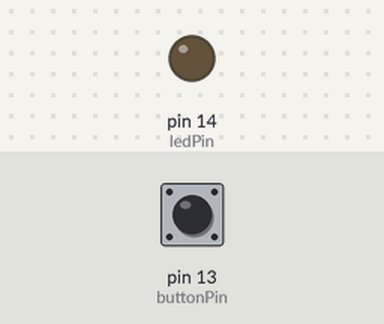
The sketch below on a simulated Arduino Uno, built with avr-gcc and run on an emulated ATmega328P. Parts: output pins drawn as LEDs (lit = HIGH). The test bench sets the inputs (shaded band); at power-on: pin 13 (buttonPin) HIGH.

Above: at 1.2 s.
1.3 s: pin 13 (buttonPin) pulled LOW for 0.15 s
At 1.37 s:
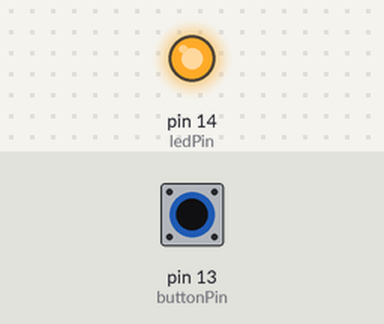
2.9 s: pin 13 (buttonPin) pulled LOW for 3.2 s
At 6.4 s:
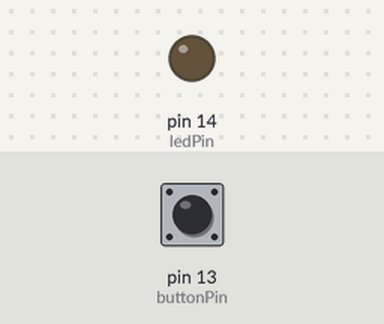
Timing chart, 0 to 7.9 s (numbered marks = the images above; inputs shaded):
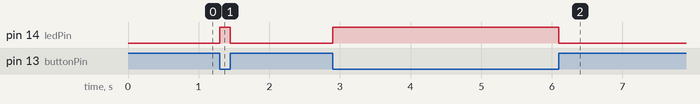

The sketch:

buttonLEDdemo.ino
```cpp
//LED digitally controlled from a button
const int buttonPin = 13;
const int ledPin = 14;
int val;

void setup() {
  Serial.begin(9600);
  pinMode(buttonPin, INPUT_PULLUP);
  pinMode(ledPin, OUTPUT);
}

void loop() {
  //Serial.println(digitalRead(buttonPin));
  val = digitalRead(buttonPin);
  if(val == LOW) {
    digitalWrite(ledPin, HIGH);
  }
  else {
    digitalWrite(ledPin, LOW);
  }
}


//LED digitally controlled by potentiometer
/*const int ledPin = 14;
const int potPin = 27;
int ledVal;
int potVal;

void setup() {
  Serial.begin(9600);
  pinMode(ledPin, OUTPUT);
  pinMode(potPin, INPUT);
}

void loop() {
  potVal = analogRead(potPin);
  Serial.println(potVal);
  ledVal = map(potVal, 0, 4095, 0, 255);
  analogWrite(ledPin, ledVal);
}
*/
```

Measured:
- after the input at 1.3 s, pin 14 (ledPin): LOW → HIGH at once, → LOW 0.15 s later
- after the input at 2.9 s, pin 14 (ledPin): LOW → HIGH at once, → LOW 3.2 s later
